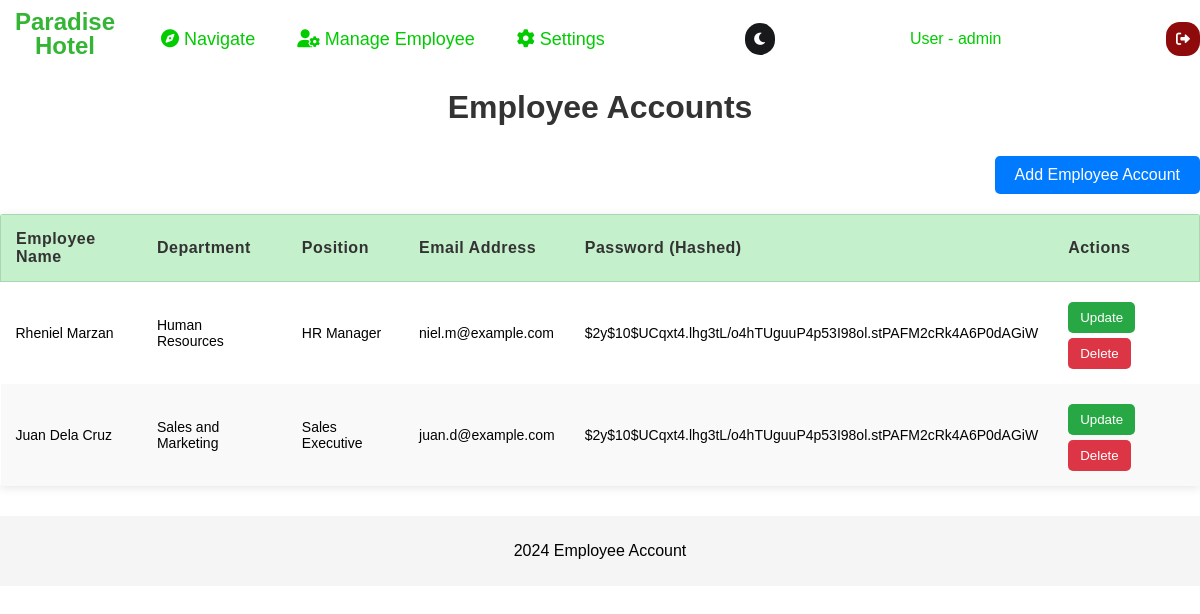
The page /Employee-information/employee_accounts.php (signed in) on the database its author committed.
### tables this page shows
CREATE TABLE IF NOT EXISTS employee_info (
    employee_id INT(11) AUTO_INCREMENT PRIMARY KEY,
    employee_name VARCHAR(100) NOT NULL,
    department_id INT(11) NOT NULL,  
    position VARCHAR(50) NOT NULL,
    date_of_birth DATE NOT NULL,
    contact_no VARCHAR(15) NOT NULL,
    email_address VARCHAR(100) NOT NULL,
    address VARCHAR(255) NOT NULL,
    date_hired DATE NOT NULL,
    status VARCHAR(20) NOT NULL,
    FOREIGN KEY (department_id) REFERENCES departments(department_id) 
);

CREATE TABLE IF NOT EXISTS departments (
    department_id INT(11) AUTO_INCREMENT PRIMARY KEY,
    department_name VARCHAR(100) NOT NULL
);

CREATE TABLE IF NOT EXISTS employee_logins (
    login_id INT(11) AUTO_INCREMENT PRIMARY KEY,
    employee_id INT(11) NOT NULL,  
    password VARCHAR(255) NOT NULL,
    is_active TINYINT(1) DEFAULT 1,
    FOREIGN KEY (employee_id) REFERENCES employee_info(employee_id)  
);

### Employee-information/employee_accounts.php (the view, shortened to what this page needs)
<?php
include '../config.php';
$username = $_SESSION['username'];
$sql = "SELECT ei.employee_id, ei.employee_name, d.department_name, ei.position, ei.email_address, el.password
        FROM employee_info ei
        JOIN employee_logins el ON ei.employee_id = el.employee_id
        JOIN departments d ON ei.department_id = d.department_id";
$result = $conn->query($sql);
?>
<!DOCTYPE html>
<html lang="en">
<head>
    <link rel="stylesheet" href="../css/employee_accounts.css">
    <link rel="stylesheet" href="https://cdnjs.cloudflare.com/ajax/libs/font-awesome/6.0.0-beta3/css/all.min.css">
</head>
<body class="light-mode">
<div class="top-nav">
        <ul>
        <a href="../maindashboard.php">
            <h1 class="logopos">
                Paradise <br> Hotel
            </h1>
        </a>
            <li class="top">
                <a class="top1" href="">
                <i class="fas fa-compass"></i>
                    Navigate
                </a>
            </li>
            <li class="top">
                <a class="top1" href="">
                    <i class="fas fa-user-cog"></i>
                    Manage Employee
                </a>
            </li>
            <li class="top">
                <a class="top1" href="#settings">
                    <i class="fas fa-cog"></i>
                    Settings
                </a>
            </li>
        </ul>
         <button type="button" id="darkModeToggle" class="dark-mode-toggle" aria-label="Toggle Dark Mode">
            <i class="fas fa-moon"></i>
         </button>
        <div class="admin-section">
            <div class="admin-name">
                User - <?php echo htmlspecialchars($username); ?>
            </div>
        </div>
        <button type="button" class="logout" id="logout-button">
            <i class="fas fa-sign-out-alt"></i>
        </button>
    </div>
<h1>Employee Accounts</h1>
<a href="add_employee.php" class="add-employee-btn">Add Employee Account</a>
<table>
    <thead>
        <tr>
            <th>Employee Name</th>
            <th>Department</th>
            <th>Position</th>
            <th>Email Address</th>
            <th>Password (Hashed)</th>
            <th>Actions</th>
        </tr>
    </thead>
    <tbody>
        <?php
        if ($result->num_rows > 0) {
            while ($row = $result->fetch_assoc()) {
                echo "<tr>";
                echo "<td>" . $row["employee_name"] . "</td>";
                echo "<td>" . $row["department_name"] . "</td>";
                echo "<td>" . $row["position"] . "</td>";
                echo "<td>" . $row["email_address"] . "</td>";
                echo "<td>" . $row["password"] . "</td>";
                echo "<td>
                    <button class='update-password-btn' onclick='showOverlay(" . $row['employee_id'] . ")'>Update</button>
                    <button class='delete-employee-btn' onclick='showDeleteOverlay(" . $row['employee_id'] . ", \"" . $row['employee_name'] . "\")'>Delete</button>
                    </td>";
                echo "</tr>";
            }
        } else {
            echo "<tr><td colspan='6'>No employee accounts found</td></tr>";
        }
        ?>
    </tbody>
</table>
<footer>
        <p>2024 Employee Account</p>
    </footer>
</body>
</html>

### css/employee_accounts.css (style rules this page uses)
body { padding: 0; margin: 0; background-color: rgb(255, 255, 255); color: rgb(0, 0, 0); font-family: Arial, sans-serif; }
.logopos { text-align: center; font-size: 24px; color:#35B535; margin: 0; padding-left: 15px; padding-top: 0px; padding-right: 20px; padding-bottom: 10px; font-family: Arial, sans-serif; line-height: 1; }
.top-nav ul { list-style: none; display: flex; gap: 10px; margin: 0; padding: 0; }
.top-nav { margin: 0; padding-top: 10px; display: flex; justify-content: space-between; align-items: center; background-color: transparent; color: white; }
.top { display: block; position: relative; cursor: pointer; color: #000000; font-size: 16px; padding: 0.5rem 1rem; text-decoration: none; transition: color 0.30s; }
a { text-decoration: none; color: #efefee; font-size: 16px; }
.logout { justify-content: end; font-size: 14px; color: rgb(253, 253, 253); background-color: rgb(143, 10, 10); border: none; padding: 10px 10px; cursor: pointer; margin-left: 30px; align-self: center; border-radius: 14px; }
.top-nav ul, .logout { display: flex; align-items: center; }
.top1 { font-size: 18px; font-weight: 500; color: #0c0; }
.top:after { position: absolute; content: ""; inset: 0; background-color: #35B535; scale: 1 0; z-index: -1; transition: 0.10s; border-radius: 10px; color:#383838; }
.dark-mode-toggle { color: #fff; background-color: #18191A; font-size: 14px; border-radius: 20px; border:none; padding:8px 8px; }
.admin-section { position: relative; }
.admin-name { font-size: 16px; color: #0c0; padding: 10px; cursor: pointer; }
footer { text-align: center; padding: 10px; background-color: #f5f5f5; margin-top: 20px; }
h1 { text-align: center; margin-bottom: 30px; color: #333; }
a.add-employee-btn { float: right; padding: 10px 20px; margin-bottom: 20px; background-color: #007BFF; color: #fff; text-decoration: none; border-radius: 5px; transition: background-color 0.3s; }
table { width: 100%; border-collapse: collapse; margin-bottom: 30px; background-color: #fff; border-radius: 3px; overflow: hidden; box-shadow: 0 2px 10px rgba(0, 0, 0, 0.1); }
thead { background-color: #c4f0cc; border: 1px solid #a8d8b0; color: #333; }
th, td { padding: 15px; text-align: left; }
th { font-size: 16px; letter-spacing: 0.5px; }
td { font-size: 14px; }
tr:nth-child(even) { background-color: #f9f9f9; }
.update-password-btn, .delete-employee-btn { margin-top: 5px; background-color: #28a745; color: #fff; border: none; padding: 8px 12px; border-radius: 5px; cursor: pointer; margin-right: 5px; transition: background-color 0.3s; }
.delete-employee-btn { background-color: #dc3545; }
body.dark-mode th, td { padding: 15px; text-align: left; }

### rows shown on the page
employee_info: employee_name "Rheniel Marzan", department.department_name "Human Resources", position "HR Manager", email_address "niel.m@example.com", employee_logins.password "$2y$10$UCqxt4.lhg3tL/o4hTUguuP4p53I98ol.stPAFM2cRk4A6P0dAGiW"
employee_info: employee_name "Juan Dela Cruz", department.department_name "Sales and Marketing", position "Sales Executive", email_address "juan.d@example.com", employee_logins.password "$2y$10$UCqxt4.lhg3tL/o4hTUguuP4p53I98ol.stPAFM2cRk4A6P0dAGiW"

### other values the page prints
$username "admin"
